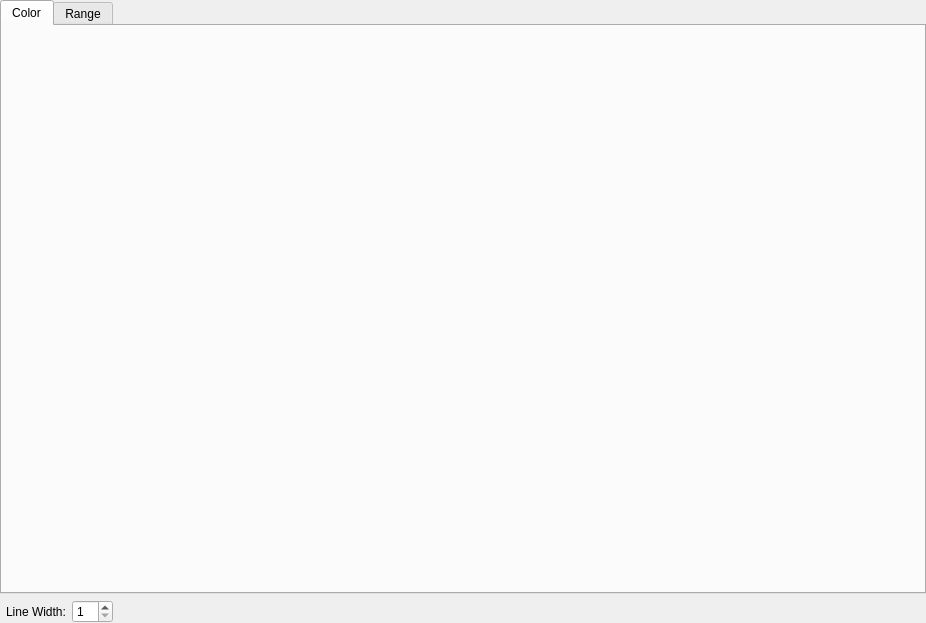
<?xml version="1.0" encoding="UTF-8"?>
<ui version="4.0">
 <class>Post2dWindowAbstractCellScalarGroupDataItem_SettingEditWidget</class>
 <widget class="QWidget" name="Post2dWindowAbstractCellScalarGroupDataItem_SettingEditWidget">
  <property name="geometry">
   <rect>
    <x>0</x>
    <y>0</y>
    <width>926</width>
    <height>623</height>
   </rect>
  </property>
  <property name="windowTitle">
   <string>Form</string>
  </property>
  <layout class="QVBoxLayout" name="verticalLayout_3">
   <property name="leftMargin">
    <number>0</number>
   </property>
   <property name="topMargin">
    <number>0</number>
   </property>
   <property name="rightMargin">
    <number>0</number>
   </property>
   <property name="bottomMargin">
    <number>0</number>
   </property>
   <item>
    <widget class="QTabWidget" name="tabWidget">
     <property name="currentIndex">
      <number>0</number>
     </property>
     <widget class="QWidget" name="colorTab">
      <attribute name="title">
       <string>Color</string>
      </attribute>
      <layout class="QVBoxLayout" name="verticalLayout" stretch="1">
       <item>
        <widget class="QWidgetContainer" name="colorMapWidget" native="true"/>
       </item>
      </layout>
     </widget>
     <widget class="QWidget" name="rangeTab">
      <attribute name="title">
       <string>Range</string>
      </attribute>
      <layout class="QVBoxLayout" name="verticalLayout_2">
       <item>
        <layout class="QHBoxLayout" name="horizontalLayout">
         <item>
          <widget class="Region2dSettingEditWidget" name="rangeWidget" native="true"/>
         </item>
         <item>
          <spacer name="horizontalSpacer">
           <property name="orientation">
            <enum>Qt::Horizontal</enum>
           </property>
           <property name="sizeHint" stdset="0">
            <size>
             <width>40</width>
             <height>20</height>
            </size>
           </property>
          </spacer>
         </item>
        </layout>
       </item>
       <item>
        <spacer name="verticalSpacer">
         <property name="orientation">
          <enum>Qt::Vertical</enum>
         </property>
         <property name="sizeHint" stdset="0">
          <size>
           <width>20</width>
           <height>467</height>
          </size>
         </property>
        </spacer>
       </item>
      </layout>
     </widget>
    </widget>
   </item>
   <item>
    <layout class="QHBoxLayout" name="horizontalLayout_2" stretch="0,0,0,1">
     <item>
      <widget class="TransparencyWidget" name="opacityWidget" native="true"/>
     </item>
     <item>
      <widget class="QLabel" name="lineWidthLabel">
       <property name="text">
        <string>Line Width:</string>
       </property>
      </widget>
     </item>
     <item>
      <widget class="QSpinBox" name="lineWidthSpinBox">
       <property name="minimum">
        <number>1</number>
       </property>
      </widget>
     </item>
     <item>
      <spacer name="horizontalSpacer_2">
       <property name="orientation">
        <enum>Qt::Horizontal</enum>
       </property>
       <property name="sizeHint" stdset="0">
        <size>
         <width>40</width>
         <height>20</height>
        </size>
       </property>
      </spacer>
     </item>
    </layout>
   </item>
  </layout>
 </widget>
 <customwidgets>
  <customwidget>
   <class>QWidgetContainer</class>
   <extends>QWidget</extends>
   <header>misc/qwidgetcontainer.h</header>
   <container>1</container>
  </customwidget>
  <customwidget>
   <class>TransparencyWidget</class>
   <extends>QWidget</extends>
   <header>guibase/widget/transparencywidget.h</header>
   <container>1</container>
  </customwidget>
  <customwidget>
   <class>Region2dSettingEditWidget</class>
   <extends>QWidget</extends>
   <header>guicore/region/region2dsettingeditwidget.h</header>
   <container>1</container>
  </customwidget>
 </customwidgets>
 <resources/>
 <connections/>
</ui>
